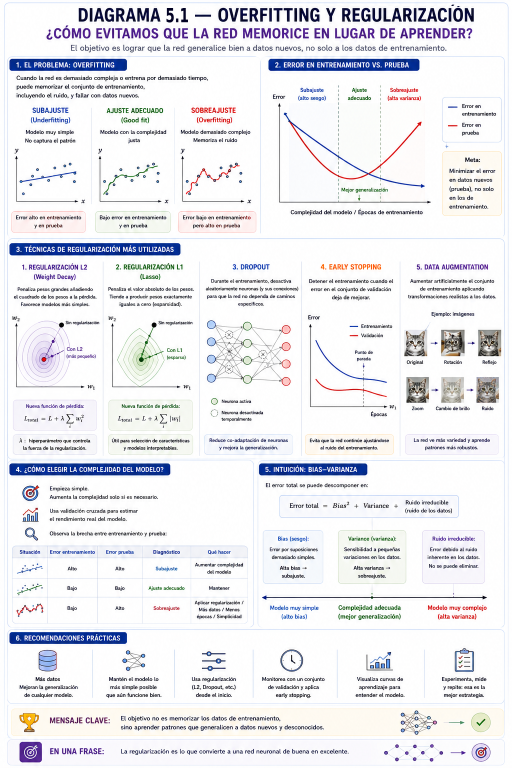
#> input picture diagramas/originales/d5_1_orig.png, 1024 x 1536 px, found by its file name (shown at 1/2 size)
$ python fix_d7_4_g1.py
#> lines starting #> are read from the running program, lines starting #| are printed output that depends on the picture
# SPDX-License-Identifier: MIT  (© 2026 Carlos Soria Martínez; ver LICENSE)
"""Revisión técnica externa (04-11-2026).

1. El antiguo Diagrama 5.1 (overfitting y regularización) estaba en el capítulo de optimizadores y no ilustraba
   ningún optimizador (hallazgo H42). Pasa al final del Capítulo 7 como Diagrama 7.4: se repinta «5.1» → «7.4»
   en el título.
2. Diagrama G.1 (CNN): el recuadro de parámetros decía 36 + 1.617 = 1.653; el Programa 9B tiene 36 pesos de filtro,
   4 sesgos convolucionales y 1633 parámetros densos: 1673 en total (hallazgo H29). Se repintan las tres líneas.

Uso:  python fix_d7_4_g1.py   (desde la carpeta diagramas/, con Pillow instalado)"""
from PIL import Image, ImageDraw, ImageFont

CONDENSADA = '/usr/share/fonts/truetype/dejavu/DejaVuSansCondensed-Bold.ttf'
MONO = '/usr/share/texmf/fonts/opentype/public/lm/lmmonolt10-bold.otf'   # Latin Modern Mono Light Bold


def glifo(f, ch, w, h):
    m = Image.new('L', (300, 300), 0)
    ImageDraw.Draw(m).text((20, 0), ch, font=f, fill=255)
    return m.crop(m.getbbox()).resize((w, h), Image.LANCZOS)


def diagrama_7_4(src='originales/d5_1_orig.png', dst='Diagrama_7.4.png'):
#> called with src = 'originales/d5_1_orig.png', dst = 'Diagrama_7.4.png'
    im = Image.open(src).convert('RGB')
#> im is the input picture: PIL image 1024x1536 RGB; mean R, G, B 233.3, 233.4, 237.6
    f = ImageFont.truetype(CONDENSADA, 200)
    d = ImageDraw.Draw(im)
    blanco, tinta = (254, 254, 254), (11, 6, 49)
    d.rectangle((330, 14, 349, 46), fill=blanco)     # el «5»
    d.rectangle((360, 14, 380, 46), fill=blanco)     # el «1» (el punto se conserva)
    color = Image.new('RGB', (40, 40), tinta)
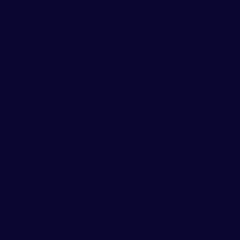
#> color: PIL image 40x40 RGB (shown 6 times larger); mean R, G, B 11, 6, 49
    im.paste(color.crop((0, 0, 15, 28)), (333, 16), glifo(f, '7', 15, 28))
#> in glifo, `m = Image.new('L', (300, 300), 0)`: m: PIL image 300x300 L; every value is 0
#> in glifo, `ImageDraw.Draw(m).text((20, 0), ch, font=f, fill=255)`:
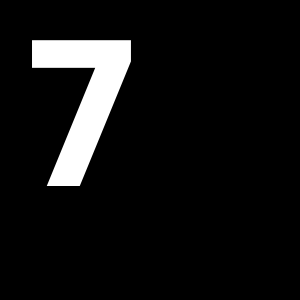
#> m: PIL image 300x300 L; min 0, max 255, mean 18.8
    im.paste(color.crop((0, 0, 16, 28)), (361, 16), glifo(f, '4', 16, 28))
#> call 2 of glifo, with ch = '4', w = 16, h = 28
#> in glifo (call 2), `ImageDraw.Draw(m).text((20, 0), ch, font=f, fill=255)`:
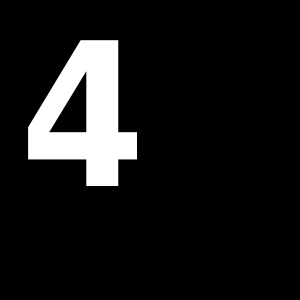
#> m: PIL image 300x300 L; min 0, max 255, mean 24.6
#> in glifo (call 2), `return m.crop(m.getbbox()).resize((w, h), Image.LANCZOS)`:
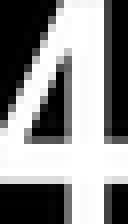
#> returned value: PIL image 16x28 L (shown 8 times larger); min 0, max 255, mean 139.1
    im.save(dst)


def diagrama_g1(src='originales/dG_1_orig.png', dst='Diagrama_G.1.png'):
#> called with src = 'originales/dG_1_orig.png', dst = 'Diagrama_G.1.png'
    im = Image.open(src).convert('RGB')
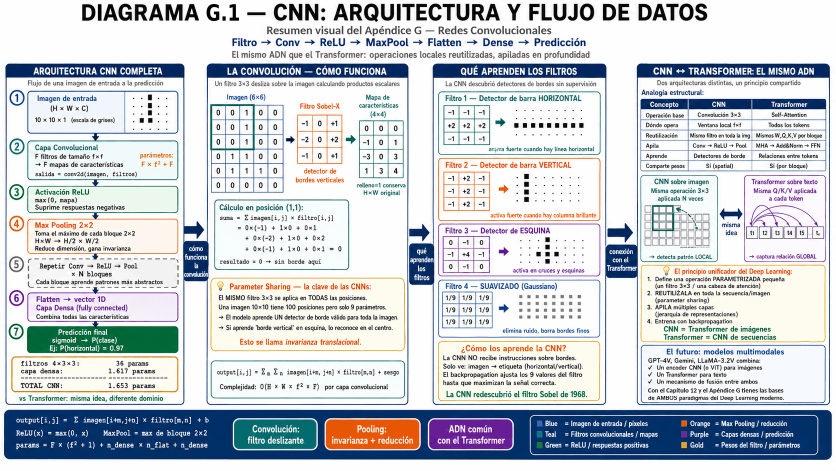
#> input picture diagramas/originales/dG_1_orig.png, 1672 x 941 px, found by its file name (shown at 1/2 size)
#> im is the input picture: PIL image 1672x941 RGB; mean R, G, B 199.4, 204.4, 210
    d = ImageDraw.Draw(im)
    f = ImageFont.truetype(MONO, 15)
    fondo, tinta, cw, W = (254, 253, 243), (20, 20, 20), 8.1, 36

    def linea(y, izq, der):
#> called with y = 721, izq = 'filtros 4×3×3 + 4 sesgos:', der = '40 params'
        txt = izq + ' ' * (W - len(izq) - len(der)) + der
        d.rectangle((38, y - 1, 345, y + 13), fill=fondo)
        for k, ch in enumerate(txt):
            d.text((42 + k * cw, y - 5), ch, font=f, fill=tinta)

    linea(721, 'filtros 4×3×3 + 4 sesgos:', '40 params')
    linea(736, 'capa densa:', '1633 params')
    linea(765, 'TOTAL CNN:', '1673 params')
    im.save(dst)
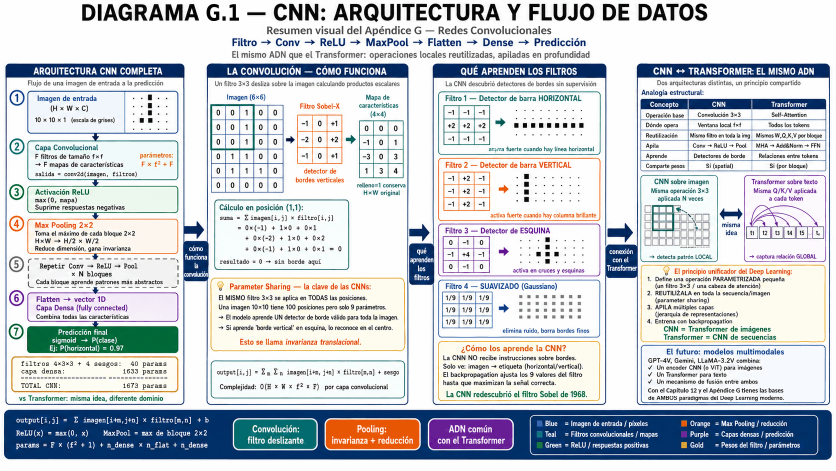
#> saved as Diagrama_G.1.png: PIL image 1672x941 RGB (shown at 1/2 size); mean R, G, B 199.4, 204.4, 210.1


if __name__ == '__main__':
    diagrama_7_4()
    diagrama_g1()
